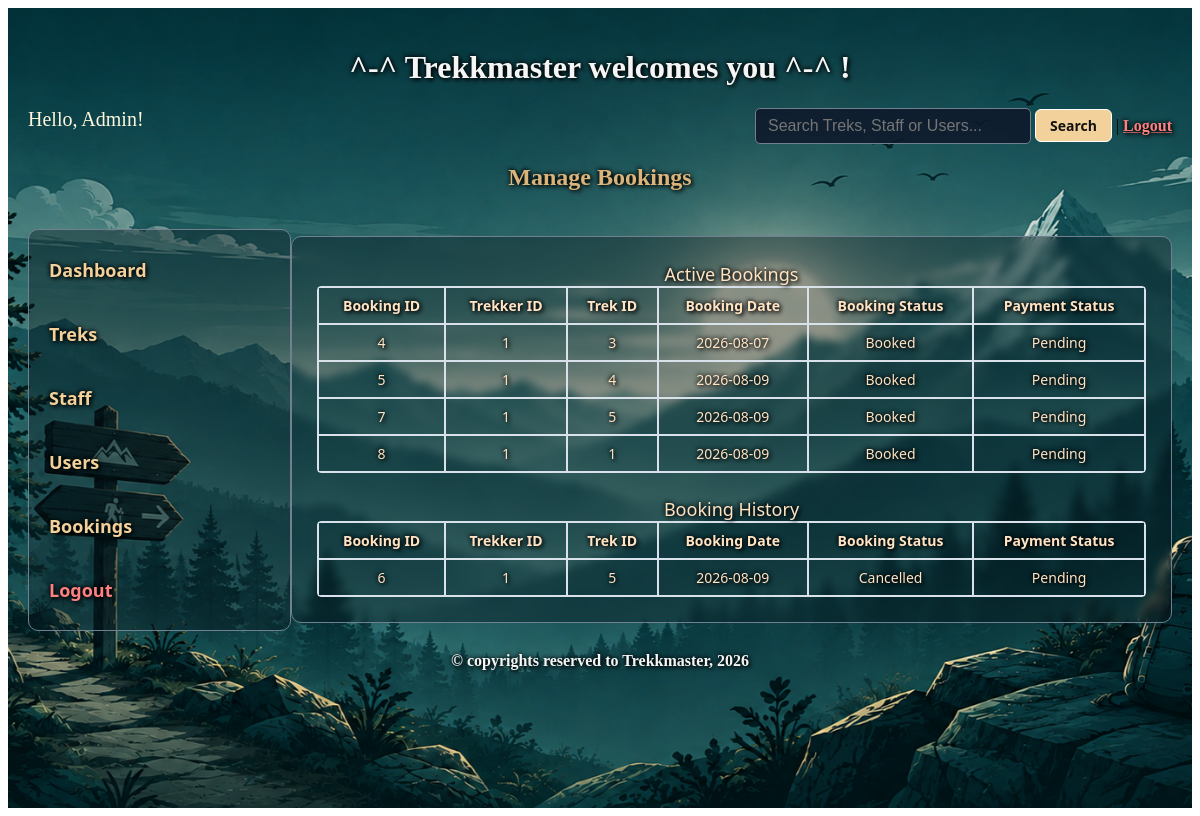
/bookings (signed in), run on the app's committed database.
### models.py (models this page shows)
class Bookings(db.Model):
    __tablename__='bookings'
    booking_id = db.Column(db.Integer, primary_key=True, autoincrement=True)
    trekker_id = db.Column(db.Integer, db.ForeignKey('trekker.trekker_id'), nullable=False)
    trek_id = db.Column(db.Integer, db.ForeignKey('trek.trek_id'), nullable=False)
    booking_date = db.Column(db.Date, nullable = False)
    status = db.Column(db.Integer, nullable=False, default=0)  #0-booked, 1-cancelled, 2-completed
    payment_status = db.Column(db.Integer, nullable=False, default=0)  #0-pending, 1-paid, 2-refunded

### controller.py (the view)
@app.route('/bookings', methods=['GET'])
@login_required
def manage_bookings():
    active_bookings = Bookings.query.filter(Bookings.status == 0).all()
    history_bookings = Bookings.query.filter(Bookings.status.in_([1, 2])).all()
    return render_template("manage_bookings.html", active_bookings=active_bookings, history_bookings=history_bookings)

### app.py (called while the page is built)
@login_manager.user_loader
def load_user(user_id):
    return User_Details.query.get(int(user_id))

### templates/manage_bookings.html (shortened to what this page needs)
<!DOCTYPE html>
<html lang="en">
<head>
    <link rel="stylesheet" href="/static/main.css">
</head>
<body>
    <div class="container">
        <div class="center">
            <h1>^-^ Trekkmaster welcomes you ^-^ !</h1>
        </div>
        <div style="display: flex; justify-content: space-between;">
            <span style="text-align: left; color: cornsilk; font-size: 20px;">Hello, Admin!</span>
            <span style="text-align: right;">
                <form action="{{ url_for('search') }}" method="GET">
                    <input type="text" name="q" placeholder="Search Treks, Staff or Users..." style="width: 250px">
                    <input type="submit" value="Search"> | <a href="/admin_logout">Logout</a>
                </form>
            </span>
        </div>
        <h2 class="heading">Manage Bookings</h2>
        <br>
        <div style="display: flex;">
            <div class="sidebar">
                <a href="{{ url_for('admin_dash') }}" class="normal-text-link">Dashboard</a><br>
                <a href="{{ url_for('manage_treks') }}" class="normal-text-link">Treks</a><br>
                <a href="{{ url_for('manage_staff') }}" class="normal-text-link">Staff</a><br>
                <a href="{{ url_for('manage_users') }}" class="normal-text-link">Users</a><br>
                <a href="{{ url_for('manage_bookings') }}" class="normal-text-link">Bookings</a><br>
                <a href="/admin_logout" class="normal-text-link">Logout</a>
            </div>
            <div class="dash_style">
                <table class="table" name="Recent Treks">
                    <caption style="font-size: 18px;">
                        Active Bookings
                    </caption>
                    {% if active_bookings %}
                    <tr>
                        <th>Booking ID</th>
                        <th>Trekker ID</th>
                        <th>Trek ID</th>
                        <th>Booking Date</th>
                        <th>Booking Status</th>
                        <th>Payment Status</th>
                    </tr>
                    {% for b in active_bookings %}
                    <tr>
                        <td>{{ b.booking_id }}</td>
                        <td>{{ b.trekker_id }}</td>
                        <td>{{ b.trek_id }}</td>
                        <td>{{ b.booking_date }}</td>
                        <td>Booked</td>
                        <td>
                            {% if b.payment_status == 0 %}
                            <span>Pending</span>
                            {% elif b.payment_status == 1 %}
                            <span>Paid</span>
                            {% endif %}
                        </td>
                    </tr>
                    {% endfor %}
                    {% else %}
                    <tr>
                        <td colspan="6">No active bookings available!</td>
                    </tr>
                    {% endif %}
                </table>
                <br>
                <table class="table">
                    <caption style="font-size: 18px;">Booking History</caption>
                    {% if history_bookings %}
                    <tr>
                        <th>Booking ID</th>
                        <th>Trekker ID</th>
                        <th>Trek ID</th>
                        <th>Booking Date</th>
                        <th>Booking Status</th>
                        <th>Payment Status</th>
                    </tr>
                    {% for b in history_bookings %}
                    <tr>
                        <td>{{ b.booking_id }}</td>
                        <td>{{ b.trekker_id }}</td>
                        <td>{{ b.trek_id }}</td>
                        <td>{{ b.booking_date }}</td>
                        <td>
                            {% if b.status == 1 %}
                            <span>Cancelled</span>
                            {% elif b.status == 2 %}
                            <span>Completed</span>
                            {% endif %}
                        </td>
                        <td>
                            {% if b.payment_status == 0 %}
                            <span>Pending</span>
                            {% elif b.payment_status == 1 %}
                            <span>Paid</span>
                            {% elif b.payment_status == 2 %}
                            <span>Refunded</span>
                            {% endif %}
                        </td>
                    </tr>
                    {% endfor %}
                    {% else %}
                    <tr>
                        <td colspan="6">No booking history available!</td>
                    </tr>
                    {% endif %}
                </table>
            </div>
        </div>
        <div class="center">
            <h4>&copy; copyrights reserved to Trekkmaster, 2026</h4>
        </div>
    </div>
</body>
</html>

### static/main.css (style rules this page uses)
.container { background: url('bg.png') no-repeat center center fixed; background-size: cover; width: 100%; min-height: 100vh; box-sizing: border-box; padding: 20px; }
.heading, .center, .sidebar, .dash_style, .form_style, .single-metrics-card, .normal-text-link, a { text-shadow: 2px 2px 4px #000000, -1px -1px 4px #000000; }
.heading { text-align: center; color: rgb(218, 180, 123); }
.center { text-align: center; color: whitesmoke; }
.sidebar { background: rgba(10, 25, 30, 0.393); width: 20%; border: 1px solid slategrey; margin: auto; border-radius: 10px; font-size: 18px; font-family: 'Segoe UI', Tahoma, Geneva, Verdana, sans-serif; padding: 20px; }
.sidebar a, .normal-text-link { color: rgb(243, 209, 154); text-decoration: none; font-weight: 600; display: block; margin: 8px 0; }
.dash_style, .form_style { background: rgba(10, 25, 30, 0.393); backdrop-filter: blur(4px); -webkit-backdrop-filter: blur(6px); border: 1px solid slategrey; width: 75%; margin: auto; border-radius: 10px; font-size: 18px; font-family: 'Segoe UI', Tahoma, Geneva, Verdana, sans-serif; padding: 25px; color: #ffffff; }
input[type="text"], input[type="email"], input[type="password"], input[type="number"], input[type="date"], textarea, select { background-color: rgba(15, 23, 42, 0.85); color: #ffffff; border: 1px solid slategrey; border-radius: 5px; padding: 8px 12px; font-size: 16px; }
.button, button, input[type="button"], input[type="submit"], .btn { font-size: 14px; font-family: 'Segoe UI', Tahoma, Geneva, Verdana, sans-serif; background-color: rgb(243, 209, 154) !important; color: #111111 !important; border: 1px solid #ffffff !important; border-radius: 6px; padding: 6px 14px; font-weight: 700; cursor: pointer; text-shadow: none !important; opacity: 1 !important; transition: background-color 0.2s, transform 0.1s; }
.table { border-spacing: 0; width: 100%; border: 1px solid rgb(217, 226, 235); margin: auto; border-radius: 4px; font-size: 14px; color: bisque; font-family: 'Segoe UI', Tahoma, Geneva, Verdana, sans-serif; text-align: center; }
.table th, .table td { border: 1px solid rgb(217, 226, 235); padding: 8px; }
.logout-link, a[href*="admin_logout"], a[href*="staff_logout"], a[href*="user_logout"] { color: #ff8080 !important; font-weight: bold; }

### data on the page
Bookings: booking_id "4", trekker_id "1", trek_id "3", booking_date "2026-08-07", payment_status "Pending"
Bookings: booking_id "5", trekker_id "1", trek_id "4", booking_date "2026-08-09", payment_status "Pending"
Bookings: booking_id "7", trekker_id "1", trek_id "5", booking_date "2026-08-09", payment_status "Pending"
Bookings: booking_id "8", trekker_id "1", trek_id "1", booking_date "2026-08-09", payment_status "Pending"
Bookings: booking_id "6", trekker_id "1", trek_id "5", booking_date "2026-08-09", status "Cancelled", payment_status "Pending"
